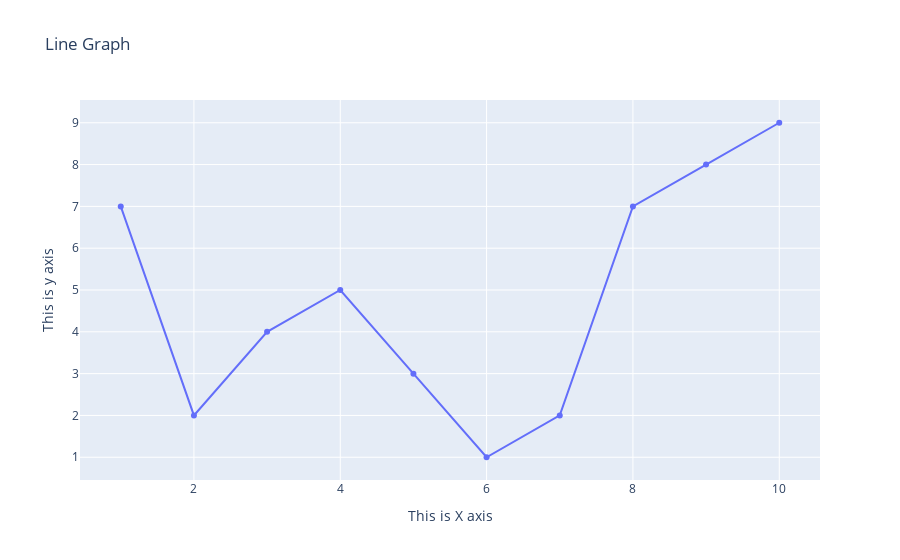

Source (notebook cell):
### Markdown cell above
# adding titles

### Code cell
fig = go.Figure(go.Scatter(x=x, y=y))
fig.update_layout(title = "Line Graph", xaxis_title = "This is X axis", yaxis_title = "This is y axis")
fig.show()

### Figure 1 — Plotly figure (JSON) as saved in the notebook; plotly's stock layout.template omitted (floating-point values rounded to 4 significant figures)
{"data": [{"type": "scatter", "x": [1, 2, 3, 4, 5, 6, 7, 8, 9, 10], "y": [7, 2, 4, 5, 3, 1, 2, 7, 8, 9]}], "layout": {"title": {"text": "Line Graph"}, "xaxis": {"title": {"text": "This is X axis"}}, "yaxis": {"title": {"text": "This is y axis"}}}}
